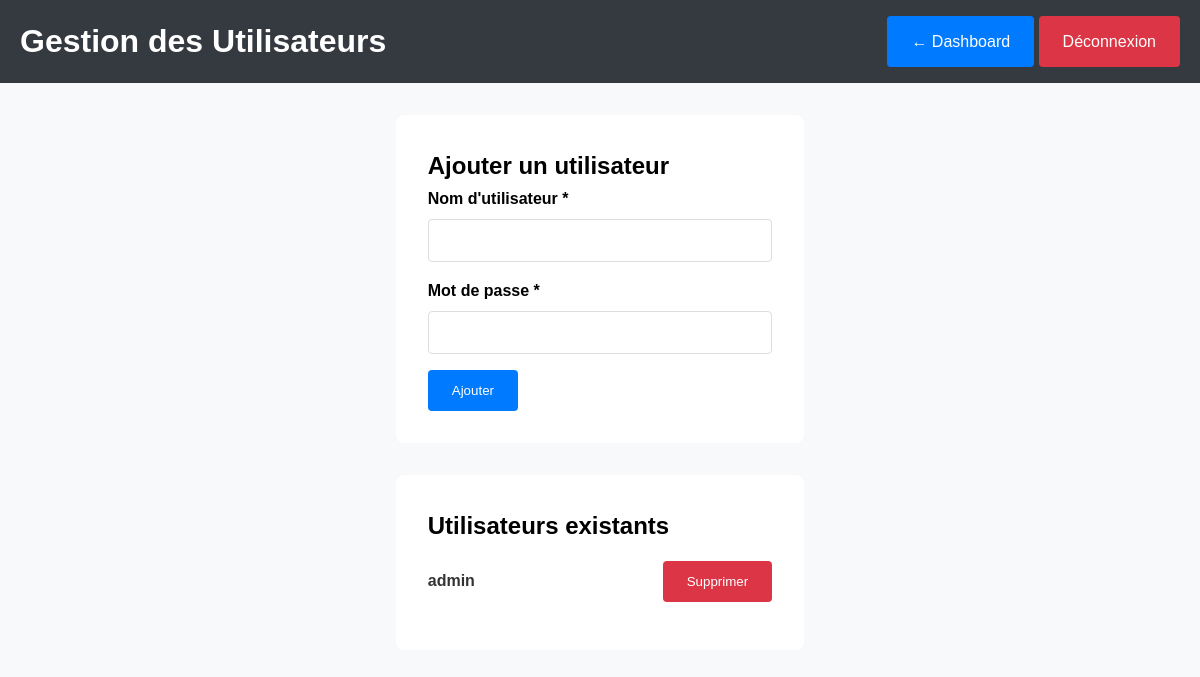
/admin/users_admin.php (signed in), run on an earlier commit of the app's database.
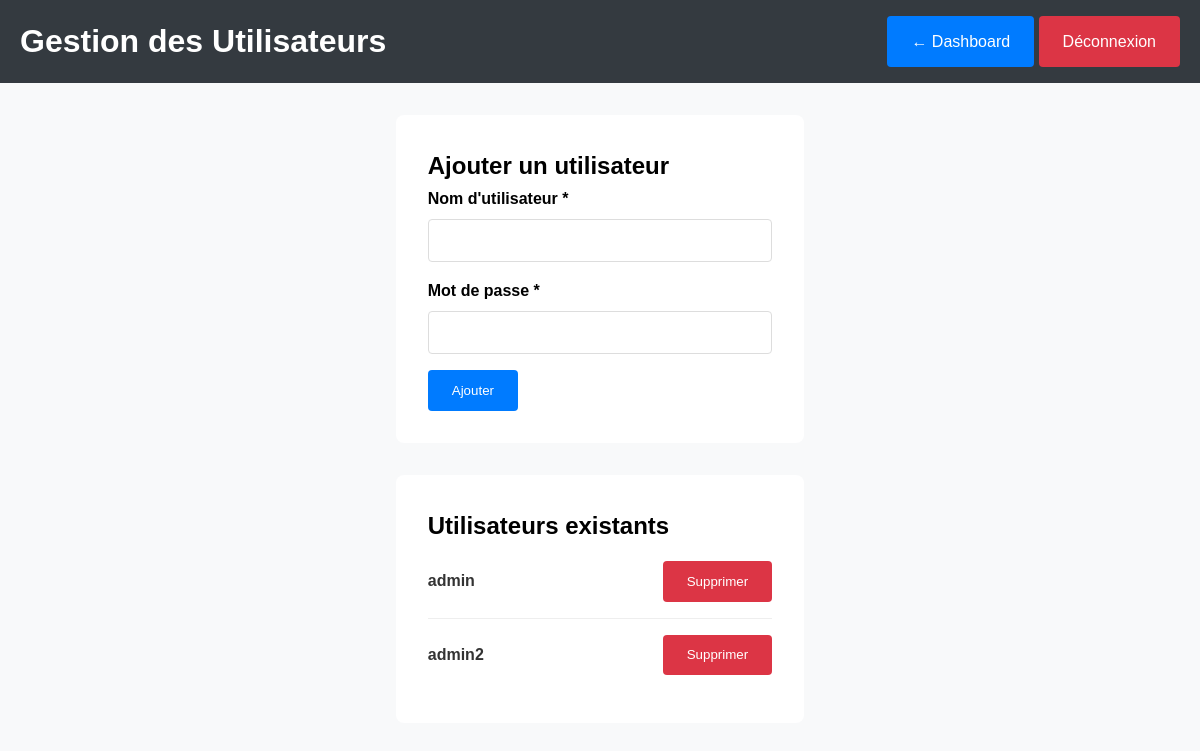
And on a later commit of the database.
### tables this page shows
CREATE TABLE `users` (
  `id` int(11) NOT NULL AUTO_INCREMENT,
  `username` varchar(50) NOT NULL,
  `password` varchar(255) NOT NULL,
  `created_at` timestamp NOT NULL DEFAULT current_timestamp(),
  PRIMARY KEY (`id`),
  UNIQUE KEY `username` (`username`)
);

### admin/users_admin.php (the view, shortened to what this page needs)
<?php
require_once '../config.php';
try {
    $users = $pdo->query("SELECT * FROM users ORDER BY username")->fetchAll();
} catch(Exception $e) {
    $users = [];
}
?>
<!DOCTYPE html><?php  ?>
<html lang="fr" class="admin-page"><?php  ?>
<head>
    <link rel="stylesheet" href="../assets/style.css"><?php  ?>
</head>
<body><?php  ?>
    <header class="admin-header"><?php  ?>
        <div class="container"><?php  ?>
            <h1>Gestion des Utilisateurs</h1><?php  ?>
            <div><?php  ?>
                <a href="dashboard.php" class="admin-btn">← Dashboard</a><?php  ?>
                <a href="logout.php" class="admin-btn btn-danger">Déconnexion</a><?php  ?>
            </div>
        </div>
    </header><?php  ?>
    <div class="admin-container"><?php  ?>
        <div class="form-section"><?php  ?>
            <h2>Ajouter un utilisateur</h2><?php  ?>
            <form method="post"><?php  ?>
                <div class="admin-form-group"><?php  ?>
                    <label for="username">Nom d'utilisateur *</label><?php  ?>
                    <input type="text" id="username" name="username" required><?php  ?>
                </div>
                <div class="admin-form-group"><?php  ?>
                    <label for="password">Mot de passe *</label><?php  ?>
                    <input type="password" id="password" name="password" required><?php  ?>
                </div>
                <button type="submit" class="admin-btn">Ajouter</button><?php  ?>
            </form><?php  ?>
        </div><?php  ?>
        <div class="pc-list"><?php  ?>
            <h2>Utilisateurs existants</h2><?php  ?>
            <?php if ($users):  ?>
                <?php foreach ($users as $user):  ?>
                <div class="pc-item" style="grid-template-columns: 2fr 1fr;"><?php  ?>
                    <div><?php  ?>
                        <div class="pc-name"><?php echo htmlspecialchars($user['username']); ?></div><?php  ?>
                    </div>
                    <div><?php  ?>
                        <form method="post" style="display: inline;"><?php  ?>
                            <button type="submit" class="admin-btn btn-danger" onclick="return confirm('Supprimer cet utilisateur ?')"><?php  ?>
                                Supprimer
                            </button>
                        </form>
                    </div>
                </div><?php  ?>
                <?php endforeach;  ?>
            <?php else:  ?>
                <p>Aucun utilisateur.</p><?php  ?>
            <?php endif;  ?>
        </div><?php  ?>
    </div><?php  ?>
</body><?php  ?>
</html>

### assets/style.css (style rules this page uses)
* { margin: 0; padding: 0; box-sizing: border-box; }
body { font-family: Arial, sans-serif; line-height: 1.6; min-height: 100vh; display: flex; flex-direction: column; }
.container { max-width: 1200px; margin: 0 auto; padding: 0 20px; }
header { background: #333; color: white; padding: 1rem 0; }
body { font-family: Arial, sans-serif; }
.admin-page body { font-family: Arial, sans-serif; margin: 0; background: #f8f9fa; }
.admin-header { background: #343a40; color: white; padding: 1rem 0; }
.admin-header .container { max-width: 1200px; margin: 0 auto; padding: 0 20px; display: flex; justify-content: space-between; align-items: center; }
.admin-container { max-width: 1200px; margin: 0 auto; padding: 2rem 20px; }
.admin-btn { padding: 0.8rem 1.5rem; background: #007bff; color: white; border: none; border-radius: 4px; cursor: pointer; text-decoration: none; display: inline-block; }
.btn-danger { background: #dc3545; }
.form-section { background: white; padding: 2rem; border-radius: 8px; margin-bottom: 2rem; }
.admin-form-group { margin-bottom: 1rem; }
.admin-form-group label { display: block; margin-bottom: 0.5rem; font-weight: bold; }
.admin-form-group input, .admin-form-group textarea { width: 100%; padding: 0.8rem; border: 1px solid #ddd; border-radius: 4px; box-sizing: border-box; }
.pc-list, .actualites-list, .messages-list { background: white; padding: 2rem; border-radius: 8px; }
.pc-item { border-bottom: 1px solid #eee; padding: 1rem 0; display: grid; grid-template-columns: 2fr 1fr 1fr 1fr; gap: 1rem; align-items: center; }
.pc-item:last-child { border-bottom: none; }
.pc-name { font-weight: bold; color: #333; }

What changed in the data, as far as the page shows it:
added users: username "admin2"
